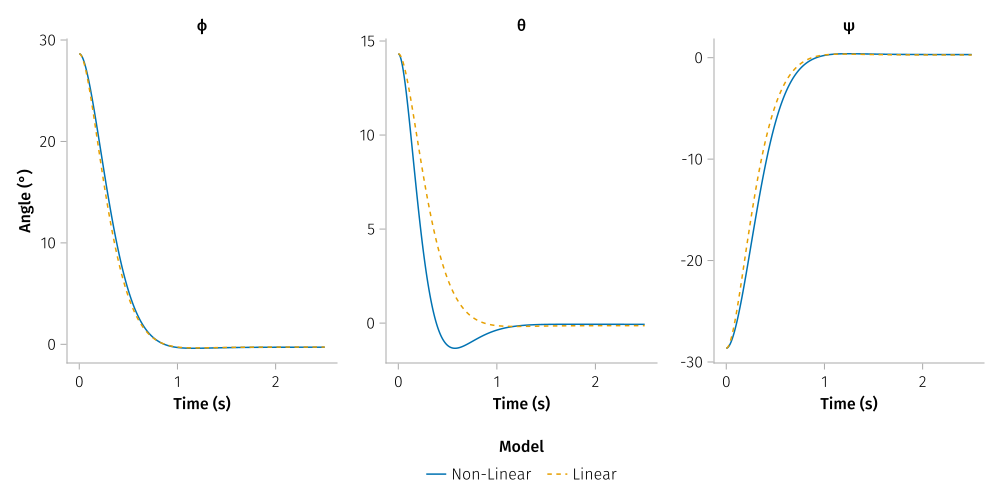

The Julia source for this figure:
# This file was generated, do not modify it. # hide
fig2 = Figure(resolution=(1000,500))
ax21 = Axis(fig2[1,1], xlabel="Time (s)", ylabel="Angle (°)", title="ϕ")

linear_interp = scl_sol(times)

lines!(ax21, times, rad2deg.(nonlinear_interp[sc.ϕ]))
lines!(ax21, times, rad2deg.(linear_interp[scl.Ix.phi]), linestyle=:dash)

ax22 = Axis(fig2[1,2], xlabel="Time (s)", title="θ")

lines!(ax22, times, rad2deg.(nonlinear_interp[sc.θ]))
lines!(ax22, times, rad2deg.(linear_interp[scl.Iy.phi]), linestyle=:dash)


ax23 = Axis(fig2[1,3], xlabel="Time (s)", title="ψ")

lines!(ax23, times, rad2deg.(nonlinear_interp[sc.ψ]), label="Non-Linear")
lines!(ax23, times, rad2deg.(linear_interp[scl.Iz.phi]), linestyle=:dash, label="Linear")

fig2[2, 2] = Legend(
    fig2, ax23, "Model", framevisible=false, orientation=:horizontal, tellwidth=false
)

fig2
save("assets/posts/nonlinear-sadc-modelling/code/comp-vis.svg", fig2) #hide